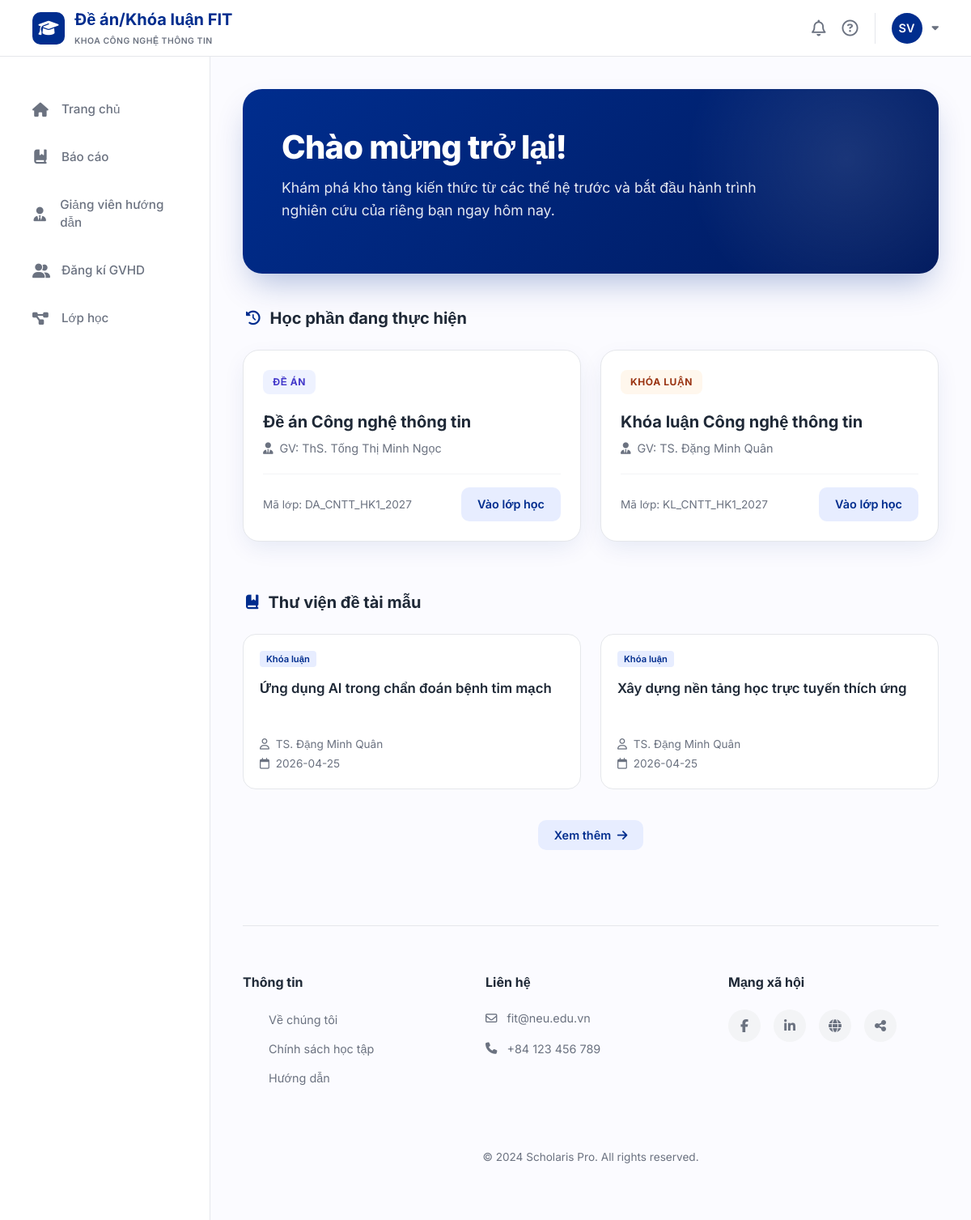
Page /home (signed in) on the earlier database version.
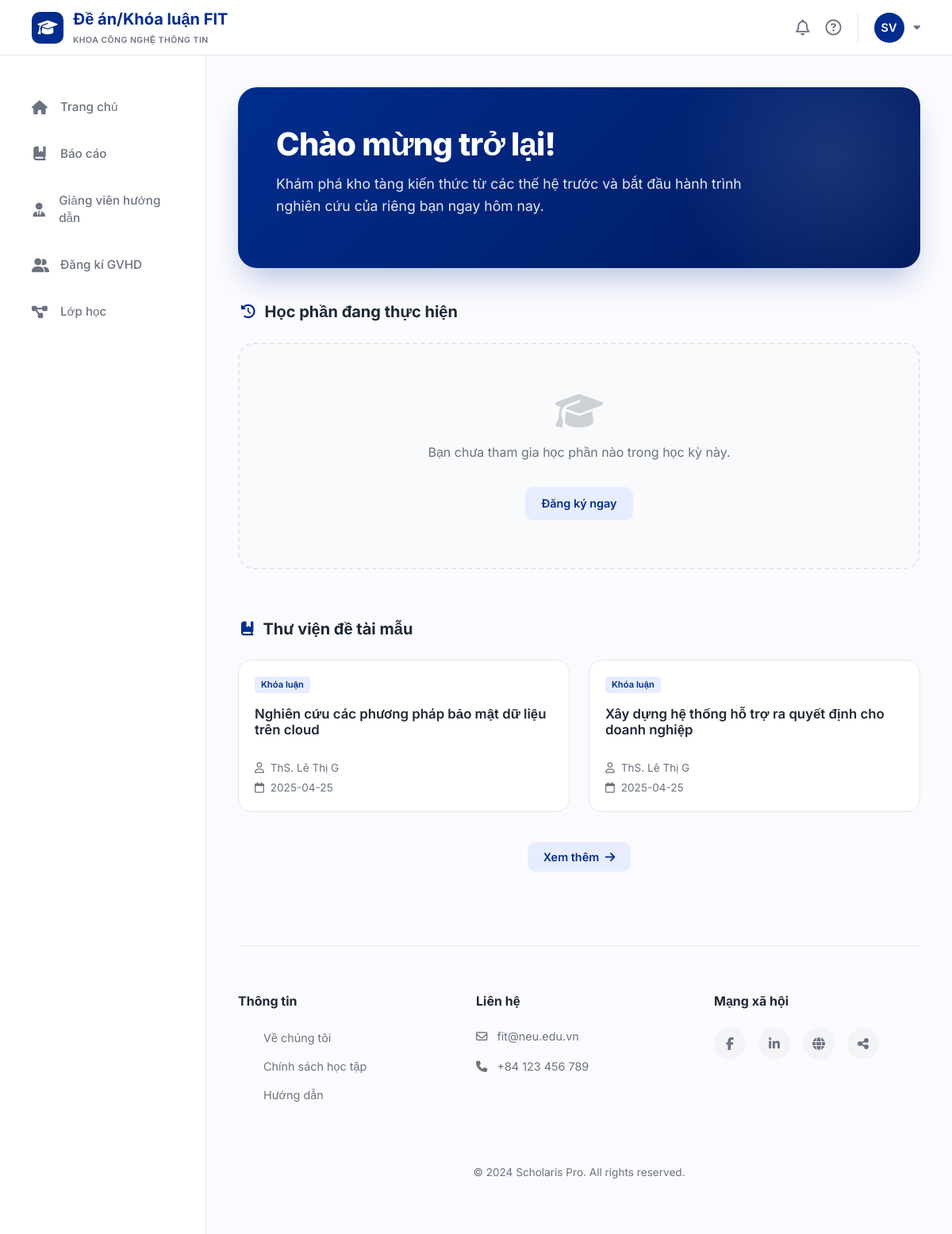
Same page on the later database version.
### tables this page shows
CREATE TABLE classes (
    id INTEGER PRIMARY KEY AUTOINCREMENT,
    class_code VARCHAR(50) NOT NULL UNIQUE,
    class_name VARCHAR(100) NOT NULL,
    course_id INTEGER NOT NULL,
    lecturer_id INTEGER NOT NULL,
    semester_id INTEGER NOT NULL,
    status VARCHAR(20) DEFAULT 'active' CHECK (status IN ('active', 'completed')),
    FOREIGN KEY (course_id) REFERENCES courses(id),
    FOREIGN KEY (lecturer_id) REFERENCES lecturers(id),
    FOREIGN KEY (semester_id) REFERENCES semesters(id)
);

CREATE TABLE course_types (
    id INTEGER PRIMARY KEY AUTOINCREMENT,
    type_name VARCHAR(50) NOT NULL UNIQUE
);

CREATE TABLE courses (
    id INTEGER PRIMARY KEY AUTOINCREMENT,
    course_type_id INTEGER NOT NULL,
    course_code VARCHAR(20) NOT NULL UNIQUE,
    course_name VARCHAR(100) NOT NULL,
    credits INTEGER DEFAULT 0,
    description TEXT,
    FOREIGN KEY (course_type_id) REFERENCES course_types(id)
);

CREATE TABLE users (
    id INTEGER PRIMARY KEY AUTOINCREMENT,
    email VARCHAR(100) NOT NULL UNIQUE,
    password VARCHAR(255) NOT NULL,
    full_name VARCHAR(100) NOT NULL,
    role VARCHAR(20) NOT NULL CHECK (role IN ('student', 'lecturer')),
    phone VARCHAR(20),
    created_at DATETIME DEFAULT CURRENT_TIMESTAMP
);

CREATE TABLE published_reports (
    id INTEGER PRIMARY KEY AUTOINCREMENT,
    student_id INTEGER NOT NULL,
    class_id INTEGER NOT NULL,
    topic_id INTEGER NOT NULL,
    file_url VARCHAR(500),
    source_code_url VARCHAR(500),
    published_at DATETIME DEFAULT CURRENT_TIMESTAMP,
    FOREIGN KEY (student_id) REFERENCES students(id),
    FOREIGN KEY (class_id) REFERENCES classes(id),
    FOREIGN KEY (topic_id) REFERENCES topics(id)
);

CREATE TABLE topics (
    id INTEGER PRIMARY KEY AUTOINCREMENT,
    student_id INTEGER NOT NULL,
    class_id INTEGER NOT NULL,
    title VARCHAR(500) NOT NULL,
    description TEXT,
    created_at DATETIME DEFAULT CURRENT_TIMESTAMP,
    updated_at DATETIME DEFAULT CURRENT_TIMESTAMP,
    FOREIGN KEY (student_id) REFERENCES students(id),
    FOREIGN KEY (class_id) REFERENCES classes(id)
);

### app/student/home/routes.py (the view)
@student_home_bp.route('/')
@student_home_bp.route('/home')
def home():
    if 'user_id' not in session or session.get('role') != 'student':
        if session.get('role') == 'lecturer':
             return redirect(url_for('lecturer_home.home'))
        return redirect(url_for('login.login'))
    user_id = session['user_id']
    db = get_db()
    cursor = db.cursor()
    cursor.execute("SELECT * FROM semesters WHERE is_current = 1 LIMIT 1")
    current_semester = cursor.fetchone()
    cursor.execute("SELECT id FROM students WHERE user_id = ?", (user_id,))
    student = cursor.fetchone()
    if not student:
        return "Student profile not found", 404
    student_id = student['id']
    ongoing_courses = []
    if current_semester:
        cursor.execute("""
            SELECT c.*, ct.type_name, co.course_name, u.full_name as lecturer_name
            FROM class_students cs
            JOIN classes c ON cs.class_id = c.id
            JOIN courses co ON c.course_id = co.id
            JOIN course_types ct ON co.course_type_id = ct.id
            JOIN lecturers l ON c.lecturer_id = l.id
            JOIN users u ON l.user_id = u.id
            WHERE cs.student_id = ? AND c.semester_id = ? AND c.status = 'active'
        """, (student_id, current_semester['id']))
        ongoing_courses = cursor.fetchall()
    cursor.execute("""
        SELECT pr.*, t.title, u.full_name as lecturer_name, ct.type_name, co.course_name
        FROM published_reports pr
        JOIN topics t ON pr.topic_id = t.id
        JOIN classes c ON t.class_id = c.id
        JOIN courses co ON c.course_id = co.id
        JOIN course_types ct ON co.course_type_id = ct.id
        JOIN lecturers l ON c.lecturer_id = l.id
        JOIN users u ON l.user_id = u.id
        ORDER BY pr.published_at DESC
        LIMIT 2
    """)
    library_items = cursor.fetchall()
    return render_template(
        'student/home.html',
        ongoing_courses=ongoing_courses,
        library_items=library_items,
        current_semester=current_semester
    )

### app/database.py (called while the page is built)
def get_db():
    if 'db' not in g:
        g.db = sqlite3.connect(DB_PATH, timeout=30)
        g.db.row_factory = sqlite3.Row
        try:
            g.db.execute("PRAGMA journal_mode=WAL")
            g.db.execute("PRAGMA foreign_keys=ON")
        except sqlite3.OperationalError:
            pass
    return g.db

### templates/student/home.html (shortened to what this page needs)
{% extends "student/base.html" %}
{% block content %}
<div class="home-container">
    <section class="hero-section">
        <div class="hero-text">
            <h1>Chào mừng trở lại!</h1>
            <p>Khám phá kho tàng kiến thức từ các thế hệ trước và bắt đầu hành trình nghiên cứu của riêng bạn ngay hôm nay.</p>
        </div>
    </section>
    <div class="section-title">
        <i class="fa-solid fa-clock-rotate-left"></i>
        <span>Học phần đang thực hiện</span>
    </div>
    <div class="ongoing-grid">
        {% if ongoing_courses %}
            {% for course in ongoing_courses %}
            <div class="course-card">
                <div class="card-header-info">
                    <span class="card-label {% if course.type_name == 'Đề án' %}label-project{% else %}label-thesis{% endif %}">
                        {{ course.type_name }}
                    </span>
                </div>
                <div class="card-main">
                    <h3>{{ course.course_name }}</h3>
                    <div class="lecturer-info">
                        <i class="fa-solid fa-user-tie"></i>
                        <span>GV: {{ course.lecturer_name }}</span>
                    </div>
                </div>
                <div class="card-footer">
                    <span style="font-size: 0.85rem; color: var(--text-muted);">Mã lớp: {{ course.class_code }}</span>
                    <a href="{{ url_for('myprojects.project_detail', id=course.id) }}" class="btn-action">Vào lớp học</a>
                </div>
            </div>
            {% endfor %}
        {% else %}
            <div class="empty-state">
                <i class="fa-solid fa-graduation-cap"></i>
                <p>Bạn chưa tham gia học phần nào trong học kỳ này.</p>
                <a href="{{ url_for('registration.registration') }}" class="btn-action mt-3 d-inline-block">Đăng ký ngay</a>
            </div>
        {% endif %}
    </div>
    <div class="section-title">
        <i class="fa-solid fa-book-bookmark"></i>
        <span>Thư viện đề tài mẫu</span>
    </div>
    <div class="library-grid">
        {% if library_items %}
            {% for item in library_items %}
            <a href="{{ url_for('thesis.thesis_detail', topic_id=item.topic_id) }}" style="text-decoration: none;">
                <div class="library-item">
                    <span class="item-tag">{{ item.type_name }}</span>
                    <h4>{{ item.title }}</h4>
                    <div class="item-meta">
                        <span><i class="fa-regular fa-user me-1"></i> {{ item.lecturer_name }}</span>
                        <span><i class="fa-regular fa-calendar me-1"></i> {{ item.published_at[:10] }}</span>
                    </div>
                </div>
            </a>
            {% endfor %}
            <div style="grid-column: 1/-1; text-align: center; margin-top: 20px;">
                <a href="{{ url_for('thesis.thesesprojects') }}" class="btn-action">
                    Xem thêm <i class="fa-solid fa-arrow-right ms-1"></i>
                </a>
            </div>
        {% else %}
            <div class="empty-state">
                <i class="fa-solid fa-box-open"></i>
                <p>Thư viện hiện đang trống.</p>
            </div>
        {% endif %}
    </div>
</div>
{% endblock %}

Differences in the rows shown:
removed classes: type_name "ĐỀ ÁN", course_name "Đề án Công nghệ thông tin", lecturer_name "ThS. Tống Thị Minh Ngọc", class_code "DA_CNTT_HK1_2027"
removed classes: type_name "KHÓA LUẬN", course_name "Khóa luận Công nghệ thông tin", lecturer_name "TS. Đặng Minh Quân", class_code "KL_CNTT_HK1_2027"
no longer on this page (row unchanged): published_reports: type_name "Khóa luận", title "Ứng dụng AI trong chẩn đoán bệnh tim mạch", lecturer_name "TS. Đặng Minh Quân", published_at "2026-04-25"
no longer on this page (row unchanged): published_reports: type_name "Khóa luận", title "Xây dựng nền tảng học trực tuyến thích ứng", lecturer_name "TS. Đặng Minh Quân", published_at "2026-04-25"
now on this page (row unchanged): published_reports: type_name "Khóa luận", title "Nghiên cứu các phương pháp bảo mật dữ liệu trên cloud", lecturer_name "ThS. Lê Thị G", published_at "2025-04-25"
now on this page (row unchanged): published_reports: type_name "Khóa luận", title "Xây dựng hệ thống hỗ trợ ra quyết định cho doanh nghiệp", lecturer_name "ThS. Lê Thị G", published_at "2025-04-25"
Other differences:
text now shown: "Bạn chưa tham gia học phần nào trong học kỳ này. Đăng ký ngay"
